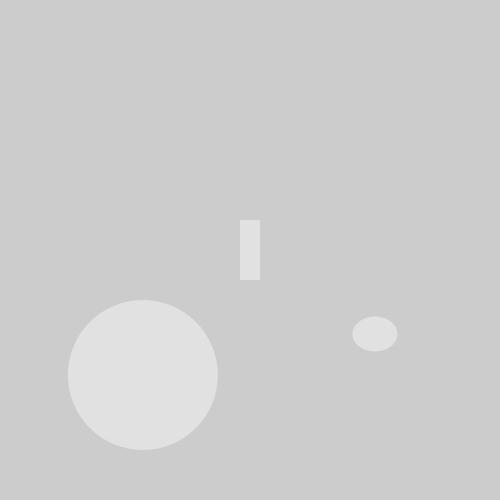
Frame 1 (no input)
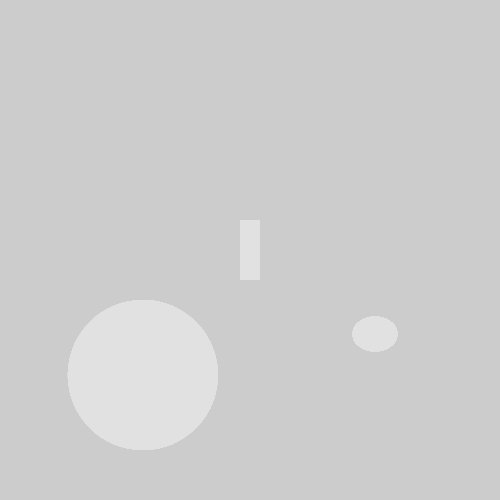
Frame 60 (the mouse pressed at the canvas centre just before this capture)
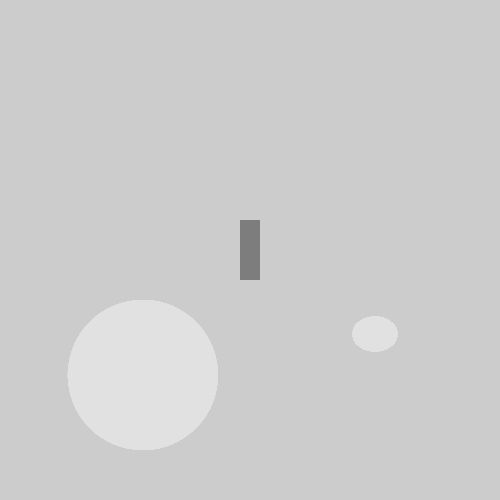
Frame 120 (the mouse held since frame 60 and released just before this capture)

The Processing sketch that drew these frames (run headless with seeded random() and noise(); from frame 60 on, the mouse is pressed at the canvas centre):

// Processing sketch: ClassesMouseOverBool
// ── ClassesMouseOverBool.pde
/* This program draws shapes as objects and can assign button functions on mouse over.
Note that if shapes overlap, it may interfere with isButton function. */

//TODO: Take bool isButton out of class. Make a more obvious way to instastiate the shape type.
// this should make the isButton function easier and more intuative.

PosCenter rect1Pos;
Shape rect1;
PosCenter elli1Pos;
Shape elli1;
PosCenter elli2Pos;
Shape elli2;
color red = color(225, 0, 0);
color blue = color(0, 0, 255);
color bg = color(205, 205, 205);
color turq = color(50, 200, 200);

void setup() {
  // Set up window
  noStroke();
  size(500, 500);
  centerModeOn();

  // Initialize shapes
  rect1Pos = new PosCenter(width/2, height/2); 
  rect1 = new Shape(rect1Pos, 20, 60);
  elli1Pos = new PosCenter(width-width/4, height-height/3);
  elli1 = new Shape(elli1Pos, 45, 35);
  elli2Pos = new PosCenter(width/3.5, height-height/4);
  elli2 = new Shape(elli2Pos, 150, 150);

  // Draw static shapes
}

void draw() {
  rect1.isButton("rect", 125, 225);
  elli1.isButton("ellipse", red, 225);
  elli2.isButton("ellipse", turq, 225);
}

void mousePressed(){
  if (rect1.isButton("rect", 125, 225)){
    println("rect1.isButton");}
  
}

class PosCenter {
  float x;
  float y;
  PosCenter(float pass_x, float pass_y) {
    x = pass_x;
    y = pass_y;
  }
}

class Shape {
  // Valid for ellipse and rect type shapes
  PosCenter pos;
  float w;
  float h;
  Shape(PosCenter pass_pos, float pass_w, float pass_h) {
    pos = pass_pos;
    w = pass_w;
    h = pass_h;
  }
  void drawRect() {
    rect(pos.x, pos.y, w, h);
  }

  void drawEllipse() {
    ellipse(pos.x, pos.y, w, h);
  }

  boolean isButton(String shapeType, color buttonOverColor, color buttonOffColor) {
    rectMode(CENTER);
    ellipseMode(CENTER);
    float x = pos.x;
    float y = pos.y;
    println(x, "x center"); // remove println() lines when debug complete!!
    println(y, "y center");
    println(w, "w"); 
    println(h, "h");
    if (mouseX <= w/2+x && mouseX >= w/-2+x && mouseY <= h/2+y && mouseY >= h/-2+y) {
      // w/2+x, w/-2+x, h/2+y, h/-2+y because center mode is on
      println("isButton == true");
      fill(buttonOverColor);
      if (shapeType == "rect")
        drawRect();
      else if (shapeType == "ellipse")
        drawEllipse();
      else
        println("Enter either 'rect' or 'ellipse' as first arguement in isButton(String, color, color)");
      return true; // mouse is over button
    } else {
      println("isButton == false");
      fill(buttonOffColor);
      if (shapeType == "rect")
        drawRect();
      else if (shapeType == "ellipse")
        drawEllipse();
      else
        println("Enter either 'rect' or 'ellipse' as first arguement in isButton(String, color, color)");
      return false; // Mouse is not over button
    }
  }
}

void centerModeOn() {
  rectMode(CENTER);
  ellipseMode(CENTER);
  // Add other shapes which need to be centered here
}
